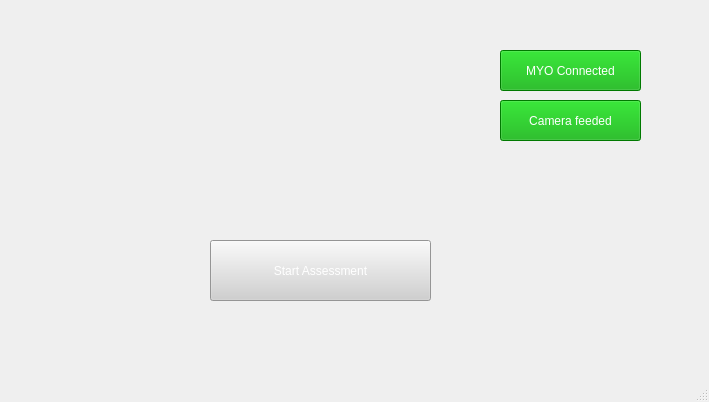
<?xml version="1.0" encoding="UTF-8"?>
<ui version="4.0">
 <class>MainWindow</class>
 <widget class="QMainWindow" name="MainWindow">
  <property name="geometry">
   <rect>
    <x>0</x>
    <y>0</y>
    <width>709</width>
    <height>402</height>
   </rect>
  </property>
  <property name="windowTitle">
   <string>MainWindow</string>
  </property>
  <property name="styleSheet">
   <string notr="true">QWidget {
	background-image: url(:/login_background.png);
}</string>
  </property>
  <property name="documentMode">
   <bool>false</bool>
  </property>
  <widget class="QWidget" name="centralwidget">
   <property name="autoFillBackground">
    <bool>false</bool>
   </property>
   <widget class="QPushButton" name="btn_assessment">
    <property name="geometry">
     <rect>
      <x>210</x>
      <y>240</y>
      <width>221</width>
      <height>61</height>
     </rect>
    </property>
    <property name="styleSheet">
     <string notr="true">color: rgb(255, 255, 255);
background-color: rgb(208, 208, 208);
font: 75 12pt &quot;Arial&quot;;</string>
    </property>
    <property name="text">
     <string>Start Assessment</string>
    </property>
   </widget>
   <widget class="QPushButton" name="btn_myo">
    <property name="geometry">
     <rect>
      <x>500</x>
      <y>50</y>
      <width>141</width>
      <height>41</height>
     </rect>
    </property>
    <property name="autoFillBackground">
     <bool>false</bool>
    </property>
    <property name="styleSheet">
     <string notr="true">background-color: rgb(0, 170, 0);
color: rgb(255, 255, 255);</string>
    </property>
    <property name="text">
     <string>MYO Connected</string>
    </property>
   </widget>
   <widget class="QPushButton" name="btn_camera">
    <property name="geometry">
     <rect>
      <x>500</x>
      <y>100</y>
      <width>141</width>
      <height>41</height>
     </rect>
    </property>
    <property name="layoutDirection">
     <enum>Qt::LeftToRight</enum>
    </property>
    <property name="autoFillBackground">
     <bool>false</bool>
    </property>
    <property name="styleSheet">
     <string notr="true">background-color: rgb(0, 170, 0);
color: rgb(255, 255, 255);</string>
    </property>
    <property name="text">
     <string>Camera feeded</string>
    </property>
   </widget>
   <zorder>btn_myo</zorder>
   <zorder>btn_camera</zorder>
   <zorder>btn_assessment</zorder>
  </widget>
  <widget class="QMenuBar" name="menubar">
   <property name="geometry">
    <rect>
     <x>0</x>
     <y>0</y>
     <width>709</width>
     <height>22</height>
    </rect>
   </property>
  </widget>
  <widget class="QStatusBar" name="statusbar"/>
 </widget>
 <resources>
  <include location="images/images_resources.qrc"/>
 </resources>
 <connections/>
</ui>
